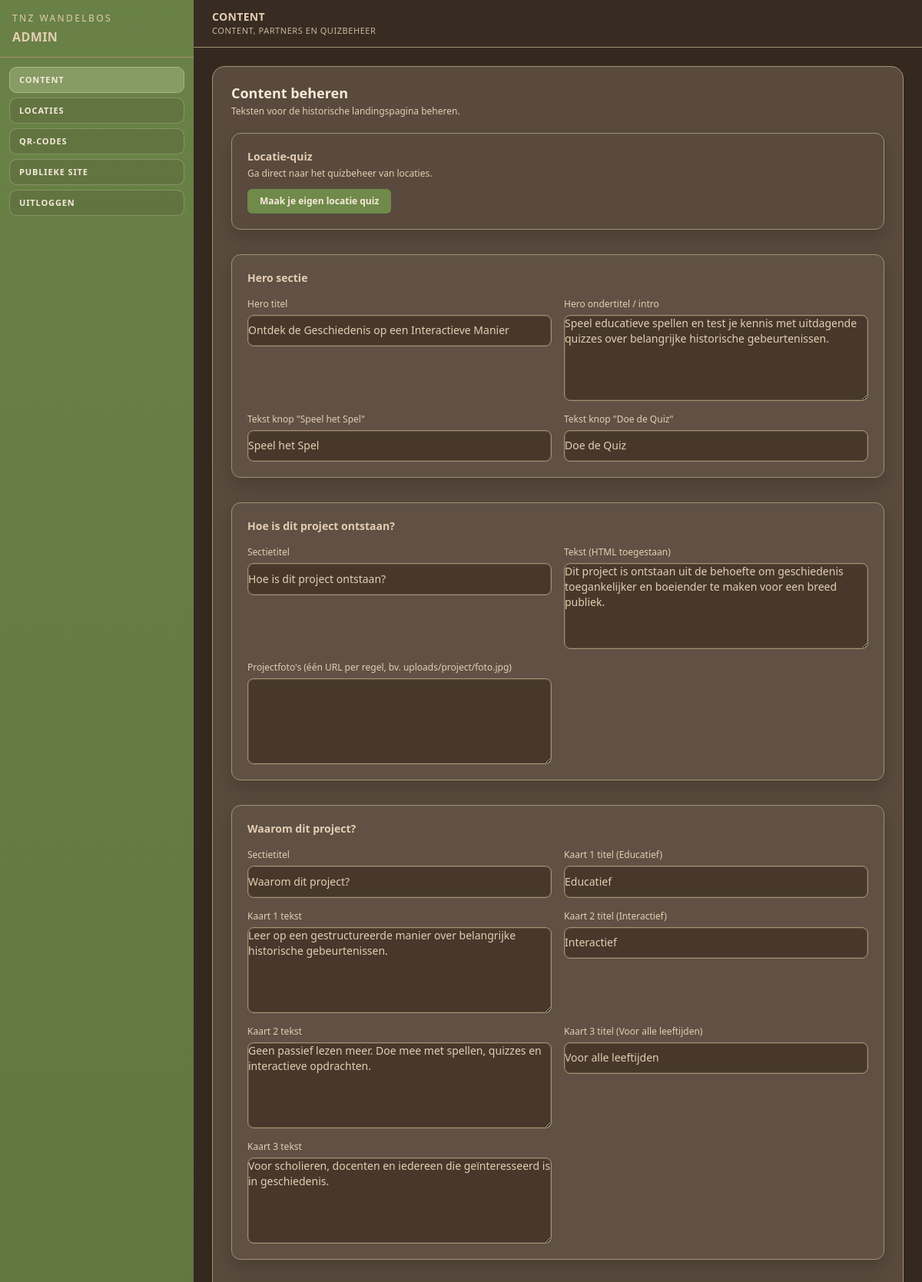
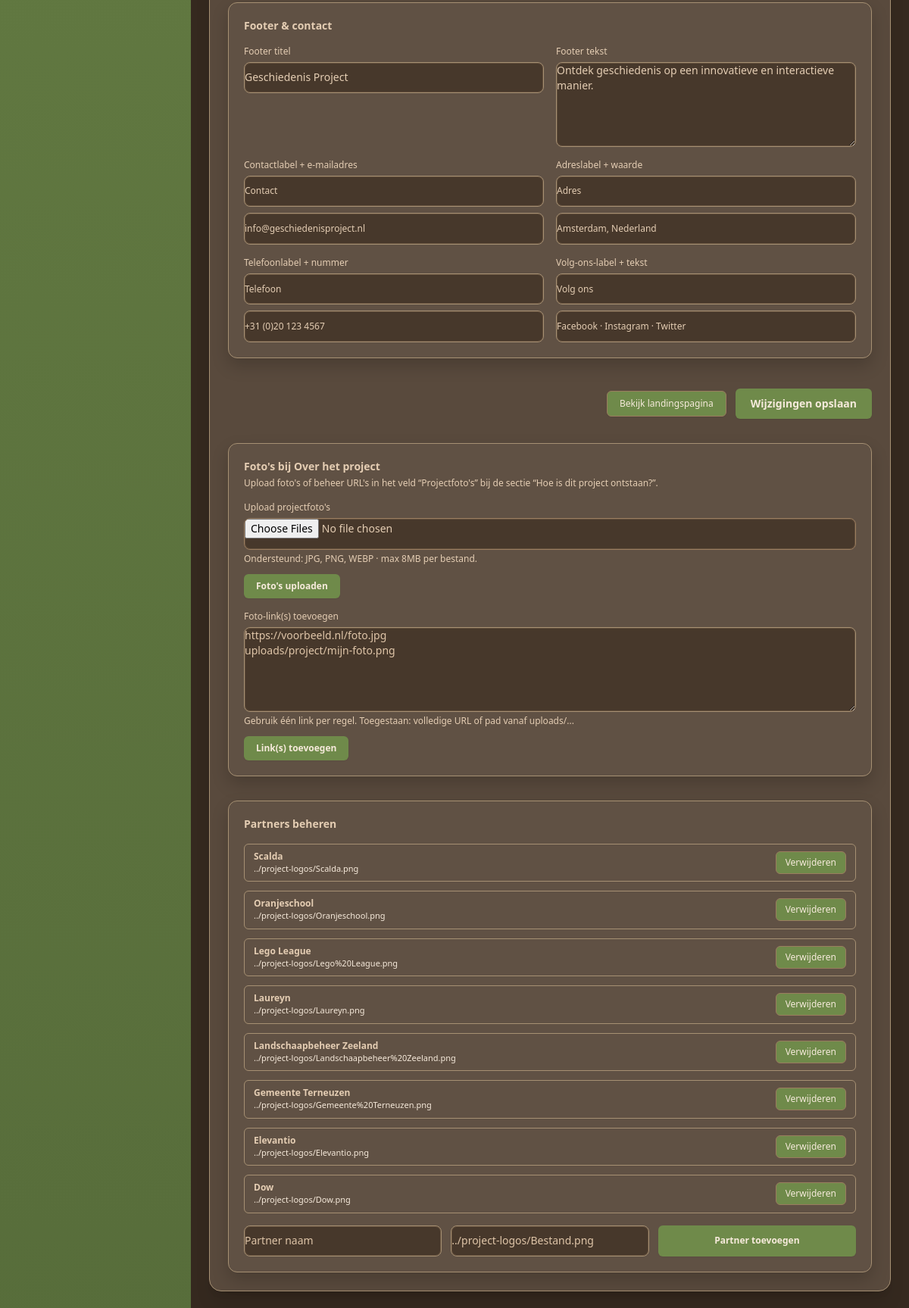
The app's page /admin.php (signed in, upper part) with its own data (2 pictures, top to bottom).
### tables this page shows
CREATE TABLE IF NOT EXISTS content_blocks (
  id VARCHAR(100) NOT NULL,
  title VARCHAR(255) NULL,
  body TEXT NULL,
  updated_at TIMESTAMP NULL DEFAULT CURRENT_TIMESTAMP ON UPDATE CURRENT_TIMESTAMP,
  PRIMARY KEY (id)
);

### db.php (called while the page is built, shortened)
<?php
function getPdo(): PDO
{
    $host = (string) env('DB_HOST', '127.0.0.1');
    $port = (string) env('DB_PORT', '3306');
    $database = (string) env('DB_NAME', 'wandelbos');
    $username = (string) env('DB_USER', 'root');
    $password = (string) env('DB_PASS', '');
    $dsn = "mysql:host={$host};port={$port};dbname={$database};charset=utf8mb4";
    $pdo = new PDO(
        $dsn,
        $username,
        $password,
        [
            PDO::ATTR_ERRMODE => PDO::ERRMODE_EXCEPTION,
            PDO::ATTR_DEFAULT_FETCH_MODE => PDO::FETCH_ASSOC,
            PDO::ATTR_EMULATE_PREPARES => false,
        ]
    );
    return $pdo;
}
function getContentBlocks(): array
{
    $pdo = getPdo();
    $stmt = $pdo->query('SELECT id, title, body FROM content_blocks');
    $rows = $stmt->fetchAll();
    $content = [];
    foreach ($rows as $row) {
        $content[(string) $row['id']] = [
            'title' => $row['title'],
            'body' => $row['body'],
        ];
    }
    return $content;
}

### partners.php (called while the page is built, shortened)
<?php
function partnersStoragePath(): string
{
    return __DIR__ . '/database/partners.json';
}
function sanitizePartners(array $partners): array
{
    $clean = [];
    foreach ($partners as $partner) {
        $name = trim((string) ($partner['name'] ?? ''));
        $logoUrl = trim((string) ($partner['logo_url'] ?? ''));
        $clean[] = [
            'name' => $name,
            'logo_url' => $logoUrl,
        ];
    }
    return $clean;
}
function loadPartners(): array
{
    $path = partnersStoragePath();
    $raw = file_get_contents($path);
    $decoded = json_decode($raw, true);
    $partners = sanitizePartners($decoded);
    return $partners === [] ? defaultPartners() : $partners;
}

### admin.php (the view, shortened to what this page needs)
<?php
require_once __DIR__ . '/db.php';
require_once __DIR__ . '/partners.php';
require_once __DIR__ . '/admin_nav.php';
function h(string $value): string
{
    return htmlspecialchars($value, ENT_QUOTES, 'UTF-8');
}
function getCsrfToken(): string
{
    return (string) $_SESSION['csrf_token'];
}
$loginError = null;
$isAdmin = !empty($_SESSION['is_admin']);
$content = [];
$partners = loadPartners();
try {
    $content = getContentBlocks();
} catch (Throwable $exception) {
    $content = [];
}
function fieldValue(array $content, string $id, string $key): string
{
    if (isset($content[$id][$key]) && $content[$id][$key] !== null) {
        return (string) $content[$id][$key];
    }
    return '';
}
$csrf = getCsrfToken();
?>
<!DOCTYPE html>
<html lang="nl">
<head>
    <link rel="stylesheet" href="assets/css/tailwind.css">
    <link rel="stylesheet" href="assets/css/site.css">
</head>
<body class="seth-theme admin-page admin-content-page min-h-screen bg-slate-100 text-slate-900 <?= $isAdmin ? 'flex flex-col' : 'flex items-center justify-center py-10' ?>">
<?php if (!$isAdmin): ?>
    <div class="w-full max-w-md mx-auto bg-white shadow-lg rounded-2xl border border-slate-200 p-8">
        <div class="flex items-center gap-3 mb-6">
            <div class="h-9 w-9 rounded-md bg-slate-900 flex items-center justify-center text-white text-sm font-semibold">WB</div>
            <div>
                <h1 class="text-lg font-semibold text-slate-900">Admin login</h1>
                <p class="text-xs text-slate-500 mt-0.5">Beheer pagina-content en projectteksten.</p>
            </div>
        </div>
        <?php if ($loginError): ?>
            <div class="mb-4 rounded-lg border border-red-200 bg-red-50 px-3 py-2 text-xs text-red-700">
                <?php echo h($loginError); ?>
            </div>
        <?php endif; ?>
        <form method="post" class="space-y-4">
            <input type="hidden" name="action" value="login">
            <input type="hidden" name="csrf_token" value="<?php echo h($csrf); ?>">
            <div>
                <label for="username" class="block text-xs font-medium text-slate-700">Gebruikersnaam</label>
                <input type="text" id="username" name="username" class="mt-1 block w-full rounded-md border-slate-300 shadow-sm text-sm focus:border-slate-900 focus:ring-slate-900" required autocomplete="username">
            </div>
            <div>
                <label for="password" class="block text-xs font-medium text-slate-700">Wachtwoord</label>
                <input type="password" id="password" name="password" class="mt-1 block w-full rounded-md border-slate-300 shadow-sm text-sm focus:border-slate-900 focus:ring-slate-900" required autocomplete="current-password">
            </div>
            <button type="submit" class="w-full inline-flex items-center justify-center rounded-md bg-slate-900 px-4 py-2.5 text-sm font-semibold text-white shadow-sm hover:bg-slate-800 focus:outline-none focus:ring-2 focus:ring-offset-2 focus:ring-slate-900">
                Inloggen
            </button>
        </form>
    </div>
<?php else: ?>
    <?php renderAdminHeader('content', 'Content, partners en quizbeheer'); ?>
    <main class="flex-1 px-4 py-6 sm:px-6">
        <div class="w-full max-w-6xl mx-auto bg-white shadow-xl rounded-2xl border border-slate-200">
            <div class="px-6 pt-5 pb-6">
                <div class="mb-5">
                    <h1 class="text-lg font-semibold text-slate-900">Content beheren</h1>
                    <p class="text-xs text-slate-500 mt-0.5">Teksten voor de historische landingspagina beheren.</p>
                </div>
            <section class="admin-panel mb-6 rounded-xl border border-slate-200 bg-slate-50 p-4 sm:p-5">
                <h2 class="text-sm font-semibold text-slate-900">Locatie-quiz</h2>
                <p class="mt-1 text-xs text-slate-600">Ga direct naar het quizbeheer van locaties.</p>
                <a href="admin_locations.php#quiz-beheer" class="mt-3 inline-flex items-center justify-center rounded-md bg-slate-900 px-4 py-2 text-xs font-semibold text-white shadow-sm hover:bg-slate-800">
                    Maak je eigen locatie quiz
                </a>
            </section>
            <form method="post" class="space-y-8">
                <?php foreach ($contentConfig as $section): ?>
                    <section class="admin-panel border border-slate-100 rounded-xl p-4 sm:p-5">
                        <h2 class="text-sm font-semibold text-slate-900"><?php echo h($section['label']); ?></h2>
                        <div class="mt-4 grid gap-4 sm:grid-cols-2">
                            <?php foreach ($section['fields'] as $id => $field): ?>
                                <div class="sm:col-span-<?php echo $field['textarea'] ? '2' : '1'; ?>">
                                    <label class="block text-xs font-medium text-slate-700 mb-1.5"><?php echo h($field['label']); ?></label>
                                    <?php if ($field['title'] && $field['body']): ?>
                                        <div class="grid gap-2">
                                            <input type="text" name="<?php echo h($id . '_title'); ?>" value="<?php echo h(fieldValue($content, $id, 'title')); ?>" class="block w-full rounded-md border-slate-300 shadow-sm text-xs focus:border-slate-900 focus:ring-slate-900" placeholder="Label">
                                            <input type="text" name="<?php echo h($id . '_body'); ?>" value="<?php echo h(fieldValue($content, $id, 'body')); ?>" class="block w-full rounded-md border-slate-300 shadow-sm text-xs focus:border-slate-900 focus:ring-slate-900" placeholder="Waarde">
                                        </div>
                                    <?php elseif ($field['title']): ?>
                                        <input type="text" name="<?php echo h($id . '_title'); ?>" value="<?php echo h(fieldValue($content, $id, 'title')); ?>" class="block w-full rounded-md border-slate-300 shadow-sm text-sm focus:border-slate-900 focus:ring-slate-900">
                                    <?php elseif ($field['body'] && $field['textarea']): ?>
                                        <textarea name="<?php echo h($id . '_body'); ?>" rows="5" class="block w-full rounded-md border-slate-300 shadow-sm text-sm focus:border-slate-900 focus:ring-slate-900"><?php echo h(fieldValue($content, $id, 'body')); ?></textarea>
                                    <?php elseif ($field['body']): ?>
                                        <input type="text" name="<?php echo h($id . '_body'); ?>" value="<?php echo h(fieldValue($content, $id, 'body')); ?>" class="block w-full rounded-md border-slate-300 shadow-sm text-sm focus:border-slate-900 focus:ring-slate-900">
                                    <?php endif; ?>
                                </div>
                            <?php endforeach; ?>
                        </div>
                    </section>
                <?php endforeach; ?>
                <div class="flex items-center justify-end gap-3 pt-2">
                    <a href="history.php" class="inline-flex items-center justify-center rounded-md border border-slate-300 bg-white px-4 py-2 text-xs font-medium text-slate-700 shadow-sm hover:bg-slate-50" target="_blank">Bekijk landingspagina</a>
                    <button type="submit" class="inline-flex items-center justify-center rounded-md bg-slate-900 px-5 py-2.5 text-sm font-semibold text-white shadow-sm hover:bg-slate-800 focus:outline-none focus:ring-2 focus:ring-offset-2 focus:ring-slate-900">
                        Wijzigingen opslaan
                    </button>
                </div>
            </form>
            <section id="origin-media" class="admin-panel border border-slate-100 rounded-xl p-4 sm:p-5 mt-8">
                <h2 class="text-sm font-semibold text-slate-900">Foto's bij Over het project</h2>
                <p class="mt-1 text-xs text-slate-600">Upload foto's of beheer URL's in het veld “Projectfoto's” bij de sectie “Hoe is dit project ontstaan?”.</p>
                <form method="post" enctype="multipart/form-data" class="mt-4 space-y-3">
                    <div>
                        <label for="origin_images" class="block text-xs font-medium text-slate-700 mb-1.5">Upload projectfoto's</label>
                        <input id="origin_images" type="file" name="origin_images[]" accept="image/jpeg,image/png,image/webp" multiple class="block w-full text-sm">
                        <p class="mt-1 text-xs text-slate-500">Ondersteund: JPG, PNG, WEBP · max 8MB per bestand.</p>
                    </div>
                    <button type="submit" class="inline-flex items-center justify-center rounded-md bg-slate-900 px-4 py-2 text-xs font-semibold text-white shadow-sm hover:bg-slate-800">Foto's uploaden</button>
                </form>
                <form method="post" class="mt-4 space-y-3">
                    <div>
                        <label for="origin_image_links" class="block text-xs font-medium text-slate-700 mb-1.5">Foto-link(s) toevoegen</label>
                        <textarea id="origin_image_links" name="origin_image_links" rows="4" class="block w-full rounded-md border-slate-300 shadow-sm text-sm focus:border-slate-900 focus:ring-slate-900" placeholder="https://voorbeeld.nl/foto.jpg&#10;uploads/project/mijn-foto.png"></textarea>
                        <p class="mt-1 text-xs text-slate-500">Gebruik één link per regel. Toegestaan: volledige URL of pad vanaf uploads/...</p>
                    </div>
                    <button type="submit" class="inline-flex items-center justify-center rounded-md bg-slate-900 px-4 py-2 text-xs font-semibold text-white shadow-sm hover:bg-slate-800">Link(s) toevoegen</button>
                </form>
            </section>
            <section class="admin-panel border border-slate-100 rounded-xl p-4 sm:p-5 mt-8">
                <h2 class="text-sm font-semibold text-slate-900">Partners beheren</h2>
                <div class="mt-4 grid gap-3">
                    <?php foreach ($partners as $index => $partner): ?>
                        <div class="flex flex-wrap items-center justify-between gap-3 rounded-md border border-slate-200 px-3 py-2">
                            <div class="min-w-0">
                                <p class="text-xs font-semibold text-slate-900"><?php echo h((string) $partner['name']); ?></p>
                                <p class="text-[11px] text-slate-600 break-all"><?php echo h((string) $partner['logo_url']); ?></p>
                            </div>
                            <form method="post" class="m-0">
                                <button type="submit" class="inline-flex items-center justify-center rounded-md border border-red-300 bg-red-50 px-3 py-1.5 text-xs font-medium text-red-700 hover:bg-red-100">Verwijderen</button>
                            </form>
                        </div>
                    <?php endforeach; ?>
                </div>
                <form method="post" class="mt-4 grid gap-3 sm:grid-cols-3">
                    <input type="text" name="partner_name" placeholder="Partner naam" class="block w-full rounded-md border-slate-300 shadow-sm text-sm focus:border-slate-900 focus:ring-slate-900" required>
                    <input type="text" name="partner_logo_url" placeholder="../project-logos/Bestand.png" class="block w-full rounded-md border-slate-300 shadow-sm text-sm focus:border-slate-900 focus:ring-slate-900" required>
                    <button type="submit" class="inline-flex items-center justify-center rounded-md bg-slate-900 px-4 py-2 text-xs font-semibold text-white shadow-sm hover:bg-slate-800">Partner toevoegen</button>
                </form>
            </section>
        </div>
    </main>
<?php endif; ?>
</body>
</html>

### admin_nav.php (shortened to what this page needs)
<?php
function adminEsc(string $value): string
{
    return htmlspecialchars($value, ENT_QUOTES, 'UTF-8');
}
function renderAdminHeader(string $activePage, string $subtitle): void
{
    $items = [
        ['key' => 'content', 'label' => 'Content', 'href' => 'admin.php'],
        ['key' => 'locations', 'label' => 'Locaties', 'href' => 'admin_locations.php'],
        ['key' => 'qrcodes', 'label' => 'QR-codes', 'href' => 'admin_qrcodes.php'],
        ['key' => 'public', 'label' => 'Publieke site', 'href' => 'locaties.php'],
        ['key' => 'logout', 'label' => 'Uitloggen', 'href' => 'admin.php?logout=1'],
    ];
    $activeLabel = 'Dashboard';
    foreach ($items as $item) {
        if ($item['key'] === $activePage) {
            $activeLabel = (string) $item['label'];
            break;
        }
    }
    ?>
    <aside class="admin-dashboard-sidebar border-r border-slate-300">
        <div class="admin-dashboard-brand border-b border-slate-300">
            <p class="text-xs uppercase tracking-[0.2em] opacity-80">TNZ Wandelbos</p>
            <p class="mt-1 text-base font-semibold uppercase tracking-wide">Admin</p>
        </div>
        <nav class="admin-dashboard-nav px-3 py-3 text-[11px] uppercase tracking-wider">
            <?php foreach ($items as $item): ?>
                <?php
                $isActive = $activePage === $item['key'];
                $className = $isActive ? 'admin-tab admin-tab-active' : 'admin-tab';
                ?>
                <a href="<?= adminEsc($item['href']) ?>" class="<?= adminEsc($className) ?>"><?= adminEsc($item['label']) ?></a>
            <?php endforeach; ?>
        </nav>
    </aside>
    <header class="admin-dashboard-topbar border-b border-slate-300 px-4 py-3 sm:px-6">
        <div class="admin-dashboard-topbar-inner max-w-6xl mx-auto flex items-center justify-between gap-3">
            <div>
                <p class="text-sm font-semibold tracking-wide uppercase"><?= adminEsc($activeLabel) ?></p>
                <p class="text-[11px] uppercase tracking-wider opacity-85"><?= adminEsc($subtitle) ?></p>
            </div>
        </div>
    </header>
    <?php
}
    ?>

### records on screen
content_blocks: title "Ontdek de Geschiedenis op een Interactieve Manier"
content_blocks: title "Contact", body "info@geschiedenisproject.nl"
content_blocks: title "Adres", body "Amsterdam, Nederland"
content_blocks: title "Telefoon", body "+31 (0)20 123 4567"
content_blocks: title "Volg ons", body "Facebook · Instagram · Twitter"

### other values on screen
adminEsc($item['label']) "CONTENT"
adminEsc($item['label']) "LOCATIES"
adminEsc($item['label']) "QR-CODES"
adminEsc($item['label']) "PUBLIEKE SITE"
adminEsc($item['label']) "UITLOGGEN"
adminEsc($activeLabel) "CONTENT"
adminEsc($subtitle) "CONTENT, PARTNERS EN QUIZBEHEER"
$section['label'] "Hero sectie"
$field['label'] "Hero titel"
$field['label'] "Hero ondertitel / intro"
$field['label'] "Tekst knop \"Speel het Spel\""
$field['label'] "Tekst knop \"Doe de Quiz\""
$section['label'] "Hoe is dit project ontstaan?"
$field['label'] "Sectietitel"
$field['label'] "Tekst (HTML toegestaan)"
